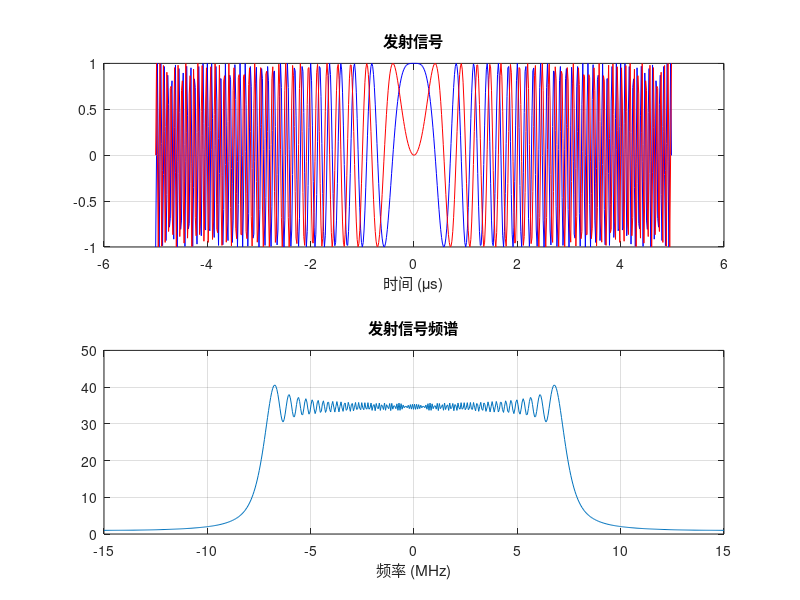
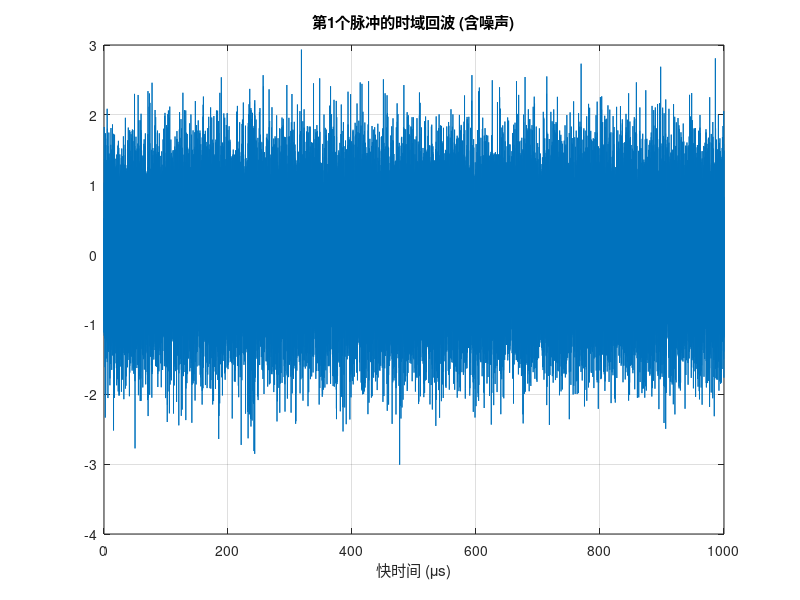

Here is the MATLAB script that generated these plots, in order: (Note: this script raises an error after producing the figures.)
%% LFM雷达全流程仿真：3D可视化版本
% 流程：信号生成 -> 回波模拟 -> 脉冲压缩 -> MTD -> 3D显示
clear; close all; clc;

%% 1. 雷达与目标参数设置
c = 3e8;                % 光速 (m/s)
fc = 3e9;               % 载波频率 (Hz) -> S波段
lambda = c / fc;        % 波长

% 雷达发射参数
Tp = 10e-6;             % 脉冲宽度 (s)
B = 30e6;               % 信号带宽 (Hz)
K = B / Tp;             % 调频斜率
PRF = 1000;             % 脉冲重复频率 (Hz) (降低一点以便观察)
PRI = 1 / PRF;          % 脉冲重复间隔 (s)
fs = 2 * B;             % 快时间采样率
dt = 1 / fs;            % 采样间隔

% 仿真配置
NumPulses = 64;         % 积累的脉冲数 (慢时间维点数)
Gate_len = round(PRI/dt); % 一个PRI内的采样点数 

% 目标参数 (可随意修改)
target_R0 = 35000;       % 目标距离 (m)
target_V = 20;          % 目标速度 (m/s) [正值: 靠近雷达]

%% 2. 发射信号生成 (LFM)
t = (-Tp/2 : dt : Tp/2 - dt); 
St = exp(1j * pi * K * t.^2); % LFM信号

% --- 绘图1：发射信号 ---
figure('Name','发射信号','Position',[50, 50, 600, 400]);
subplot(2,1,1); 
plot(t*1e6, real(St),'b','DisplayName','I路（同相分量）'); 
title('发射信号'); xlabel('时间 (\mus)'); 
hold on;
plot(t*1e6, imag(St), 'r', 'DisplayName','Q路（正交分量）');
grid on;
subplot(2,1,2); plot(linspace(-B/2, B/2, length(St))/1e6, abs(fftshift(fft(St))));
title('发射信号频谱'); xlabel('频率 (MHz)'); grid on;

%% 3. 回波信号模拟 (加入时延、多普勒和噪声)
Sr_matrix = zeros(Gate_len, NumPulses);
FastTimeAxis = (0:Gate_len-1) * dt;

for m = 1 : NumPulses
    tm = (m - 1) * PRI;             % 慢时间
    CurrR = target_R0 - target_V * tm; % 当前距离
    tau = 2 * CurrR / c;            % 当前时延
    
    % 计算采样点偏移
    n_tau = round(tau / dt);
    
    if (n_tau + length(t) <= Gate_len)
        % 核心公式：S_rx = S_tx(t-tau) * exp(-j*2*pi*fc*tau)
        phase_shift = exp(-1j * 2 * pi * fc * tau); 
        range_indices = n_tau + (1:length(t));
        Sr_matrix(range_indices, m) = St * phase_shift;
    end
end

% 增加噪声 (SNR = -20dB, 噪声稍微大一点更能看出处理增益)
Sr_matrix_noisy = awgn(Sr_matrix, -20, 'measured'); 

% --- 绘图2：时域回波 ---
figure('Name','时域回波','Position',[100, 100, 600, 300]);
plot(FastTimeAxis*1e6, real(Sr_matrix_noisy(:,1)));
title('第1个脉冲的时域回波 (含噪声)'); xlabel('快时间 (\mus)'); grid on;
%xlim([0, 50]); % 只看前50us

%% 4. 脉冲压缩 (Range Compression) - 快时间维处理
N_fft_rg = 2^nextpow2(Gate_len); 
H_ref = fft(St, N_fft_rg);
H_ref_conj = conj(H_ref);

Sr_RangeComp = zeros(N_fft_rg, NumPulses);
for m = 1 : NumPulses
    Sr_RangeComp(:,m) = ifft(fft(Sr_matrix_noisy(:,m), N_fft_rg) .* H_ref_conj.');
end
RangeAxis = (0:N_fft_rg-1) * c / (2 * fs);  

% --- 绘图3：脉冲压缩后 ---
figure('Name','脉冲压缩后','Position',[150, 150, 600, 300]);
plot(RangeAxis, abs(Sr_RangeComp(:,1)));
title('脉冲压缩后 (距离像)'); xlabel('距离 (m)'); grid on;
xlim([0, max(RangeAxis)/2]); % 缩放一下X轴

%% 5. MTD / 相干积累 - 慢时间维处理
% 加窗抑制旁瓣
win = hamming(NumPulses).';
Sr_RangeComp_Win = Sr_RangeComp .* win; 

% 慢时间FFT
padding_doppler = 256; 
RDM = fftshift(fft(Sr_RangeComp_Win, padding_doppler, 2), 2);

% 计算坐标轴
freq_doppler = linspace(-PRF/2, PRF/2, padding_doppler);
VelocityAxis = freq_doppler * lambda / 2; % 速度轴

%% 6. 3D 可视化 (关键修改部分)
figure('Name','3D Range-Doppler Map','Position',[200, 100, 1000, 700], 'Color', 'w');

% 为了显示效果更好，取部分距离范围并转换为dB
[X, Y] = meshgrid(VelocityAxis, RangeAxis);
RDM_dB = 20*log10(abs(RDM) + 1e-6); % 转换为dB，加小量防止log(0)

% 限制显示范围 (裁剪掉太远的距离，只看目标附近，让图更清楚)
plot_range_idx = range_indices(1) - 500 : range_indices(end) + 2000; 
% 如果上面的索引超出范围，可以使用下面的全范围：
% plot_range_idx = 1:length(RangeAxis)/2; 

% *** 绘制 3D 曲面图 ***
% 使用 surf 绘制实体曲面
s = surf(X(plot_range_idx, :), Y(plot_range_idx, :), RDM_dB(plot_range_idx, :));

% 美化设置
s.EdgeColor = 'none';       % 去掉网格线，使曲面光滑
colormap jet;               % 彩虹色图
colorbar;                   % 显示颜色条
ylabel(colorbar, '幅度 (dB)', 'FontSize', 12);

% 坐标轴标签
xlabel('速度 (m/s)', 'FontSize', 12, 'FontWeight', 'bold');
ylabel('距离 (m)', 'FontSize', 12, 'FontWeight', 'bold');
zlabel('幅度 (dB)', 'FontSize', 12, 'FontWeight', 'bold');
title(['LFM雷达 3D 距离-多普勒谱 (目标: ' num2str(target_R0) 'm, ' num2str(target_V) 'm/s)'], 'FontSize', 14);

% 视角与光照 (营造立体感)
axis tight; 
view(-45, 30);              %设置 3D 视角 (方位角-45度, 仰角30度)
camlight left;              % 添加左侧补光
lighting gouraud;           % 使用高洛德着色算法，让曲面看起来更顺滑
grid on;
set(gca, 'FontSize', 10);

% 标记最高点
[max_val, max_idx] = max(RDM_dB(:));
[r_peak, v_peak] = ind2sub(size(RDM_dB), max_idx);
hold on;
plot3(VelocityAxis(v_peak), RangeAxis(r_peak), max_val, 'rp', 'MarkerSize', 15, 'MarkerFaceColor', 'r');
text(VelocityAxis(v_peak), RangeAxis(r_peak), max_val + 2, '  Target', 'Color', 'k', 'FontSize', 12, 'FontWeight', 'bold');
hold off;

%% 7. 打印结果
Est_Range = RangeAxis(r_peak);
Est_Velocity = VelocityAxis(v_peak);
fprintf('----------------------------------\n');
fprintf('真实参数 -> 距离: %.2f m, 速度: %.2f m/s\n', target_R0, target_V);
fprintf('检测结果 -> 距离: %.2f m, 速度: %.2f m/s\n', Est_Range, Est_Velocity);
fprintf('----------------------------------\n');
